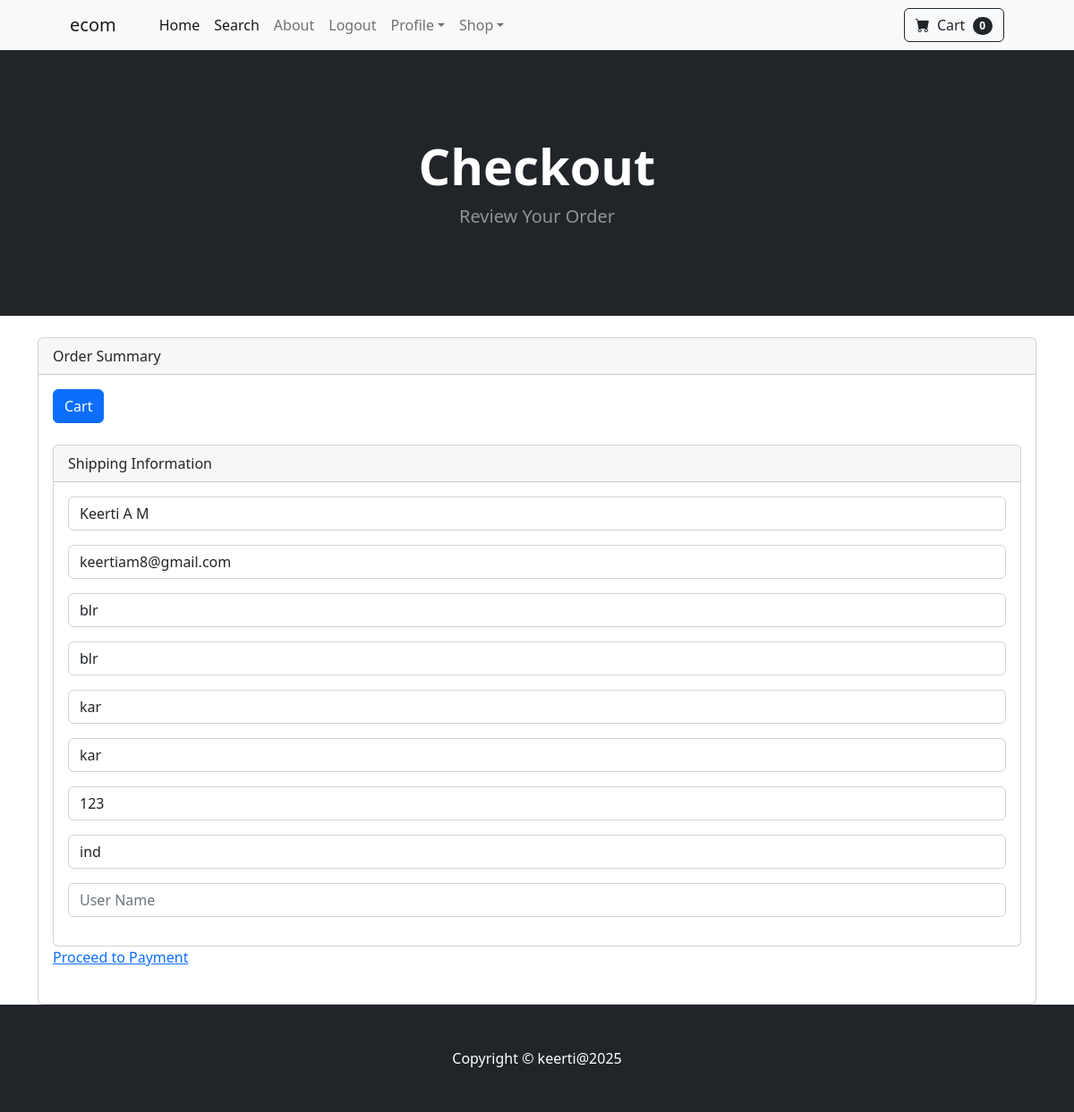
The page /payment/checkout (signed in) on the database its author committed.
### payment/models.py (models this page shows, shortened)
class ShippingAddress(models.Model):
    user = models.ForeignKey(User, on_delete=models.CASCADE, null=True, blank=True)
    full_name = models.CharField(max_length=255)
    email = models.EmailField(max_length=255)
    address_line1 = models.CharField(max_length=255)
    address_line2 = models.CharField(max_length=255, blank=True)
    city = models.CharField(max_length=100)
    state = models.CharField(max_length=100, blank=True)
    zipcode = models.CharField(max_length=20,blank=True)
    country = models.CharField(max_length=100)
    class Meta:
        verbose_name_plural = "Shipping Addresses"

### payment/views.py (the view)
# urls.py: path('checkout', views.checkout, name='checkout'),
def checkout(request):
    cart = Cart(request)
    cart_products = cart.get_prods()
    quantities = cart.get_quants()
    totals = cart.cart_total()
    if request.user.is_authenticated:
        try:
            shipping_user = ShippingAddress.objects.get(user__id=request.user.id)
            shipping_form = ShippingForm(request.POST or None, instance=shipping_user)
        except ShippingAddress.DoesNotExist:
            shipping_form = ShippingForm(request.POST or None)
        return render(request, 'payment/checkout.html', {'cart_products': cart_products, 'quantities': quantities, 'totals': totals, 'shipping_form': shipping_form})
    else:
        shipping_form = ShippingForm(request.POST or None)
        return render(request, 'payment/checkout.html', {'cart_products': cart_products, 'quantities': quantities, 'totals': totals, 'shipping_form': shipping_form})

### cart/cart.py (called while the page is built, shortened)
    def cart_total(self):
        product_ids = self.cart.keys()
        products = Product.objects.filter(id__in=product_ids)
        quantities = self.cart
        total = 0
        return total

    def get_prods(self):
        product_ids = self.cart.keys()
        products = Product.objects.filter(id__in=product_ids)
        return products

    def __len__(self):
        return len(self.cart)

    def get_quants(self):
        quantities = self.cart
        return quantities

### cart/context_processors.py (called while the page is built)
def cart_length(request):
    cart = Cart(request)
    return {'cart_length': cart.__len__()}

### payment/templates/payment/checkout.html (shortened to what this page needs)
{% extends 'base.html' %}
{% block content %}
        <header class="bg-dark py-5">
            <div class="container px-4 px-lg-5 my-5">
                <div class="text-center text-white">
                    <h1 class="display-4 fw-bolder">Checkout</h1>
                    <p class="lead fw-normal text-white-50 mb-0">Review Your Order</p>
                </div>
            </div>
        </header>
        <br/>
        <div class="container">
            <div class="card">
  <div class="card-header">
    Order Summary
  </div>
  <div class="card-body">
    <a href="{% url 'cart:cart' %}" class="btn btn-primary">Cart</a>
     <br/><br/>
     <div class="card">
  <div class="card-header">
    Shipping Information
  </div>
  <div class="card-body">
    {{shipping_form.as_p}}
  </div>
</div>
<a href="#" class=""btn btn-success mt-3">Proceed to Payment</a>
<br/><br/>
  </div>
</div>
        </div>
{% endblock %}

### rows shown on the page
ShippingAddress: full_name "Keerti A M", email "keertiam8@gmail.com", address_line1 "blr", address_line2 "blr", city "kar", state "kar", zipcode "123", country "ind"

### other values the page prints
{{ cart_length }} "0"
